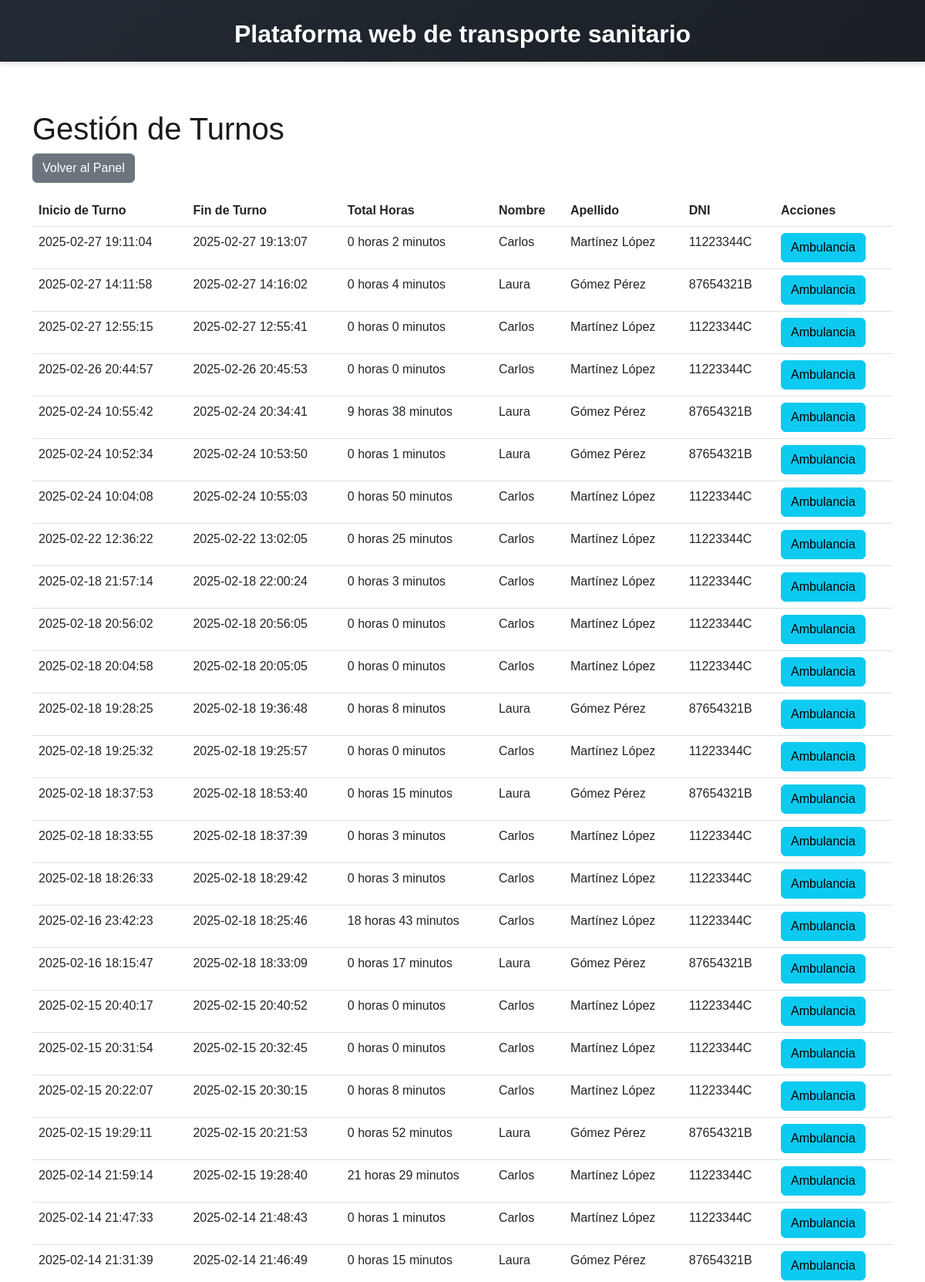
Page /sanitrans/php/gestion_turnos.php (signed in, upper part) on the committed database.
### tables this page shows
CREATE TABLE `turnos` (
  `id` int(10) UNSIGNED NOT NULL,
  `empleado_id` int(10) UNSIGNED NOT NULL,
  `ambulancia_id` int(10) UNSIGNED DEFAULT NULL,
  `inicio_turno` datetime NOT NULL,
  `fin_turno` datetime DEFAULT NULL
);

CREATE TABLE `empleados` (
  `id` int(10) UNSIGNED NOT NULL,
  `nombre` varchar(50) NOT NULL,
  `apellidos` varchar(50) NOT NULL,
  `dni` varchar(9) NOT NULL,
  `email` varchar(100) NOT NULL,
  `pswd` varchar(255) DEFAULT NULL,
  `rol` enum('empleado','admin') NOT NULL
);

### sanitrans/php/controller.php (called while the page is built, shortened)
<?php
function conectarDB()
{
    $host = "localhost";
    $usuario = "root";
    $password = "";
    $base_de_datos = "sanitrans";
    try {
        $pdo = new PDO("mysql:host=$host;dbname=$base_de_datos;charset=utf8", $usuario, $password);
        $pdo->setAttribute(PDO::ATTR_ERRMODE, PDO::ERRMODE_EXCEPTION);
        return $pdo;
    } catch (PDOException $e) {
        die("Error en la conexión: " . $e->getMessage());
    }
}
function obtenerTodosTurnosConDetalles() {
    $pdo = conectarDB();
    $stmt = $pdo->query("
        SELECT t.id, t.inicio_turno, t.fin_turno, e.nombre, e.apellidos, e.dni
        FROM turnos t
        JOIN empleados e ON t.empleado_id = e.id
        ORDER BY t.inicio_turno DESC
    ");
    return $stmt->fetchAll(PDO::FETCH_ASSOC);
}
function calcularHorasTrabajadas($inicio, $fin) {
    if ($inicio && $fin) {
        $inicio = new DateTime($inicio);
        $fin = new DateTime($fin);
        $diferencia = $inicio->diff($fin);
        return $diferencia->format('%h horas %i minutos');
    }
    return 'No finalizado';
}
function tieneIncidenciaNoResuelta($turno_id) {
    $pdo = conectarDB();
    $stmt = $pdo->prepare("SELECT id FROM incidencias WHERE turno_id = :turno_id AND estado = 'Pendiente'");
    $stmt->execute(['turno_id' => $turno_id]);
    return $stmt->fetch() !== false;
}

### sanitrans/php/gestion_turnos.php (the view, shortened to what this page needs)
<?php
require 'controller.php';
$turnos = obtenerTodosTurnosConDetalles();
?>
<!DOCTYPE html>
<html lang="es">
<head>
    <link rel="stylesheet" href="https://cdn.jsdelivr.net/npm/bootstrap@5.3.0/dist/css/bootstrap.min.css">
    <link rel="stylesheet" href="\sanitrans\css\Estilo.css">
</head>
<body>
     <header>
        Plataforma web de transporte sanitario
    </header>
    <div class="container mt-5">
        <h1>Gestión de Turnos</h1>
        <a href="panel_admin.php" class="btn btn-secondary mb-3">Volver al Panel</a>
        <table class="table">
            <thead>
                <tr>
                    <th>Inicio de Turno</th>
                    <th>Fin de Turno</th>
                    <th>Total Horas</th>
                    <th>Nombre</th>
                    <th>Apellido</th>
                    <th>DNI</th>
                    <th>Acciones</th>
                </tr>
            </thead>
            <tbody>
                <?php foreach ($turnos as $turno): ?>
                    <?php
                    $tieneIncidenciaNoResuelta = tieneIncidenciaNoResuelta($turno['id']);
                    $colorBoton = $tieneIncidenciaNoResuelta ? 'btn-danger' : 'btn-info';
                    ?>
                    <tr>
                        <td><?php echo $turno['inicio_turno']; ?></td>
                        <td><?php echo $turno['fin_turno']; ?></td>
                        <td><?php echo calcularHorasTrabajadas($turno['inicio_turno'], $turno['fin_turno']); ?></td>
                        <td><?php echo $turno['nombre']; ?></td>
                        <td><?php echo $turno['apellidos']; ?></td>
                        <td><?php echo $turno['dni']; ?></td>
                        <td>
                            <a href="detalles_ambulancia.php?id=<?php echo $turno['id']; ?>" class="btn <?php echo $colorBoton; ?>">Ambulancia</a>
                        </td>
                    </tr>
                <?php endforeach; ?>
            </tbody>
        </table>
    </div>
</body>
</html>

### sanitrans/css/Estilo.css (style rules this page uses)
body { font-family: Arial, sans-serif; margin: 0; padding: 0; display: flex; flex-direction: column; min-height: 100vh; background: white; color: rgb(27, 26, 26); }
header { background: linear-gradient(135deg, #222A33, #1a1f25); padding: 20px; text-align: center; box-shadow: 0 4px 6px rgba(0, 0, 0, 0.1); font-size: 2em; font-weight: bold; color: white; position:relative; width: 100%; height: 80px; margin-bottom: 15px; }

### rows in the picture
turnos: inicio_turno "2025-02-27 19:11:04", fin_turno "2025-02-27 19:13:07", inicio_turno+fin_turno "0 horas 2 minutos", empleado.nombre "Carlos", empleado.apellidos "Martínez López", empleado.dni "11223344C"
turnos: inicio_turno "2025-02-27 14:11:58", fin_turno "2025-02-27 14:16:02", inicio_turno+fin_turno "0 horas 4 minutos", empleado.nombre "Laura", empleado.apellidos "Gómez Pérez", empleado.dni "87654321B"
turnos: inicio_turno "2025-02-27 12:55:15", fin_turno "2025-02-27 12:55:41", inicio_turno+fin_turno "0 horas 0 minutos", empleado.nombre "Carlos", empleado.apellidos "Martínez López", empleado.dni "11223344C"
turnos: inicio_turno "2025-02-26 20:44:57", fin_turno "2025-02-26 20:45:53", inicio_turno+fin_turno "0 horas 0 minutos", empleado.nombre "Carlos", empleado.apellidos "Martínez López", empleado.dni "11223344C"
turnos: inicio_turno "2025-02-24 10:55:42", fin_turno "2025-02-24 20:34:41", inicio_turno+fin_turno "9 horas 38 minutos", empleado.nombre "Laura", empleado.apellidos "Gómez Pérez", empleado.dni "87654321B"
turnos: inicio_turno "2025-02-24 10:52:34", fin_turno "2025-02-24 10:53:50", inicio_turno+fin_turno "0 horas 1 minutos", empleado.nombre "Laura", empleado.apellidos "Gómez Pérez", empleado.dni "87654321B"
turnos: inicio_turno "2025-02-24 10:04:08", fin_turno "2025-02-24 10:55:03", inicio_turno+fin_turno "0 horas 50 minutos", empleado.nombre "Carlos", empleado.apellidos "Martínez López", empleado.dni "11223344C"
turnos: inicio_turno "2025-02-22 12:36:22", fin_turno "2025-02-22 13:02:05", inicio_turno+fin_turno "0 horas 25 minutos", empleado.nombre "Carlos", empleado.apellidos "Martínez López", empleado.dni "11223344C"
turnos: inicio_turno "2025-02-18 21:57:14", fin_turno "2025-02-18 22:00:24", inicio_turno+fin_turno "0 horas 3 minutos", empleado.nombre "Carlos", empleado.apellidos "Martínez López", empleado.dni "11223344C"
turnos: inicio_turno "2025-02-18 20:56:02", fin_turno "2025-02-18 20:56:05", inicio_turno+fin_turno "0 horas 0 minutos", empleado.nombre "Carlos", empleado.apellidos "Martínez López", empleado.dni "11223344C"
turnos: inicio_turno "2025-02-18 20:04:58", fin_turno "2025-02-18 20:05:05", inicio_turno+fin_turno "0 horas 0 minutos", empleado.nombre "Carlos", empleado.apellidos "Martínez López", empleado.dni "11223344C"
turnos: inicio_turno "2025-02-18 19:28:25", fin_turno "2025-02-18 19:36:48", inicio_turno+fin_turno "0 horas 8 minutos", empleado.nombre "Laura", empleado.apellidos "Gómez Pérez", empleado.dni "87654321B"
turnos: inicio_turno "2025-02-18 19:25:32", fin_turno "2025-02-18 19:25:57", inicio_turno+fin_turno "0 horas 0 minutos", empleado.nombre "Carlos", empleado.apellidos "Martínez López", empleado.dni "11223344C"
turnos: inicio_turno "2025-02-18 18:37:53", fin_turno "2025-02-18 18:53:40", inicio_turno+fin_turno "0 horas 15 minutos", empleado.nombre "Laura", empleado.apellidos "Gómez Pérez", empleado.dni "87654321B"
turnos: inicio_turno "2025-02-18 18:33:55", fin_turno "2025-02-18 18:37:39", inicio_turno+fin_turno "0 horas 3 minutos", empleado.nombre "Carlos", empleado.apellidos "Martínez López", empleado.dni "11223344C"
turnos: inicio_turno "2025-02-18 18:26:33", fin_turno "2025-02-18 18:29:42", inicio_turno+fin_turno "0 horas 3 minutos", empleado.nombre "Carlos", empleado.apellidos "Martínez López", empleado.dni "11223344C"
turnos: inicio_turno "2025-02-16 23:42:23", fin_turno "2025-02-18 18:25:46", inicio_turno+fin_turno "18 horas 43 minutos", empleado.nombre "Carlos", empleado.apellidos "Martínez López", empleado.dni "11223344C"
turnos: inicio_turno "2025-02-16 18:15:47", fin_turno "2025-02-18 18:33:09", inicio_turno+fin_turno "0 horas 17 minutos", empleado.nombre "Laura", empleado.apellidos "Gómez Pérez", empleado.dni "87654321B"
turnos: inicio_turno "2025-02-15 20:40:17", fin_turno "2025-02-15 20:40:52", inicio_turno+fin_turno "0 horas 0 minutos", empleado.nombre "Carlos", empleado.apellidos "Martínez López", empleado.dni "11223344C"
turnos: inicio_turno "2025-02-15 20:31:54", fin_turno "2025-02-15 20:32:45", inicio_turno+fin_turno "0 horas 0 minutos", empleado.nombre "Carlos", empleado.apellidos "Martínez López", empleado.dni "11223344C"
turnos: inicio_turno "2025-02-15 20:22:07", fin_turno "2025-02-15 20:30:15", inicio_turno+fin_turno "0 horas 8 minutos", empleado.nombre "Carlos", empleado.apellidos "Martínez López", empleado.dni "11223344C"
turnos: inicio_turno "2025-02-15 19:29:11", fin_turno "2025-02-15 20:21:53", inicio_turno+fin_turno "0 horas 52 minutos", empleado.nombre "Laura", empleado.apellidos "Gómez Pérez", empleado.dni "87654321B"
turnos: inicio_turno "2025-02-14 21:59:14", fin_turno "2025-02-15 19:28:40", inicio_turno+fin_turno "21 horas 29 minutos", empleado.nombre "Carlos", empleado.apellidos "Martínez López", empleado.dni "11223344C"
turnos: inicio_turno "2025-02-14 21:47:33", fin_turno "2025-02-14 21:48:43", inicio_turno+fin_turno "0 horas 1 minutos", empleado.nombre "Carlos", empleado.apellidos "Martínez López", empleado.dni "11223344C"
turnos: inicio_turno "2025-02-14 21:31:39", fin_turno "2025-02-14 21:46:49", inicio_turno+fin_turno "0 horas 15 minutos", empleado.nombre "Laura", empleado.apellidos "Gómez Pérez", empleado.dni "87654321B"
